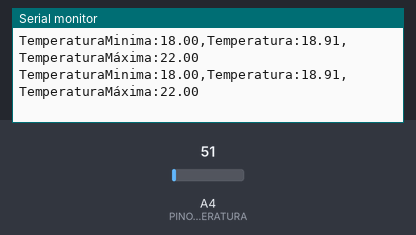
The sketch below on a simulated Arduino Uno, built with avr-gcc and run on an emulated ATmega328P. Parts: the last lines printed to the serial monitor. The test bench sets the inputs (shaded band); at power-on: A4 (PINO_SENSOR_TEMPERATURA) = 51.

Above: at 1.8 s.
1.9 s: A4 (PINO_SENSOR_TEMPERATURA) set to 61
At 2.8 s:
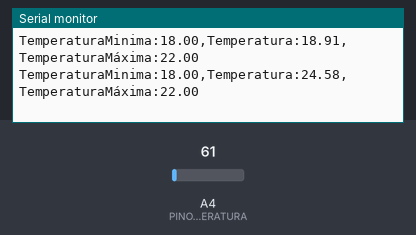
3.4 s: A4 (PINO_SENSOR_TEMPERATURA) set to 71
At 4.5 s:
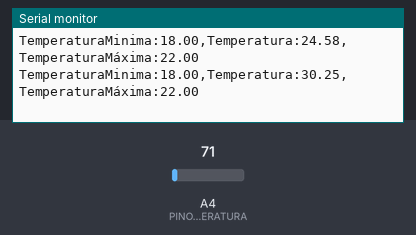
Timing chart, 0 to 6.4 s (numbered marks = the images above; inputs shaded):
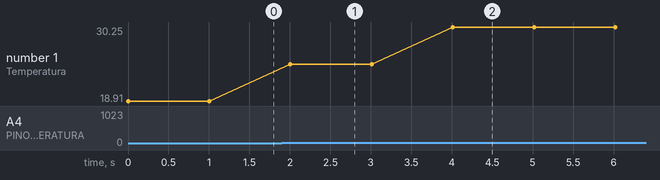

Measured:
- after the input at 1.9 s, the serial monitor: prints a new line after 0.11 s (image 1)
- after the input at 3.4 s, the serial monitor: prints a new line after 0.61 s (image 2)
- plotted number 1: 18.91 → 24.58 after the input at 1.9 s, 24.58 → 30.25 after the input at 3.4 s

The sketch:

Grupo06.ino.ino
```cpp
const int PINO_SENSOR_TEMPERATURA = A4; // Indicar a porta analogica que será utilizada no sensor;
float temperaturaCelsius; // declaração da variavel que receberá a temperatura em celsius;

void setup(){ //Prepara a função de configuração de ambiente;
Serial.begin(9600); // inicia a porta serial ou seja, configa a quantidade de bits que vão transicionar pelo código
}

void loop(){ // Define o bloco de repetição do código;

int valorLeitura = analogRead(PINO_SENSOR_TEMPERATURA); // inicia a leitura dos dados do sensor de temperatura segundo o pin;
temperaturaCelsius = ((valorLeitura * 5.8 / 1023.0) / 0.01)- 10; //Converte o sistema de numeração desconhecido para celcius e
//regula a temperatura com menos 10 ;
float TempMax = 22.00;
float TempMin = 18.00;
Serial.print("TemperaturaMinima:");
Serial.print(TempMin);
Serial.print(",");
Serial.print("Temperatura:");
Serial.print(temperaturaCelsius); // Printa a variavel no monitor serial;
Serial.print(",");
Serial.print("TemperaturaMáxima:");
Serial.println(TempMax);
 //Printa a string na mesma linha e ocupa toda linha;

delay(1000); //Adiciona 2 segundos de atraso;

}
```
